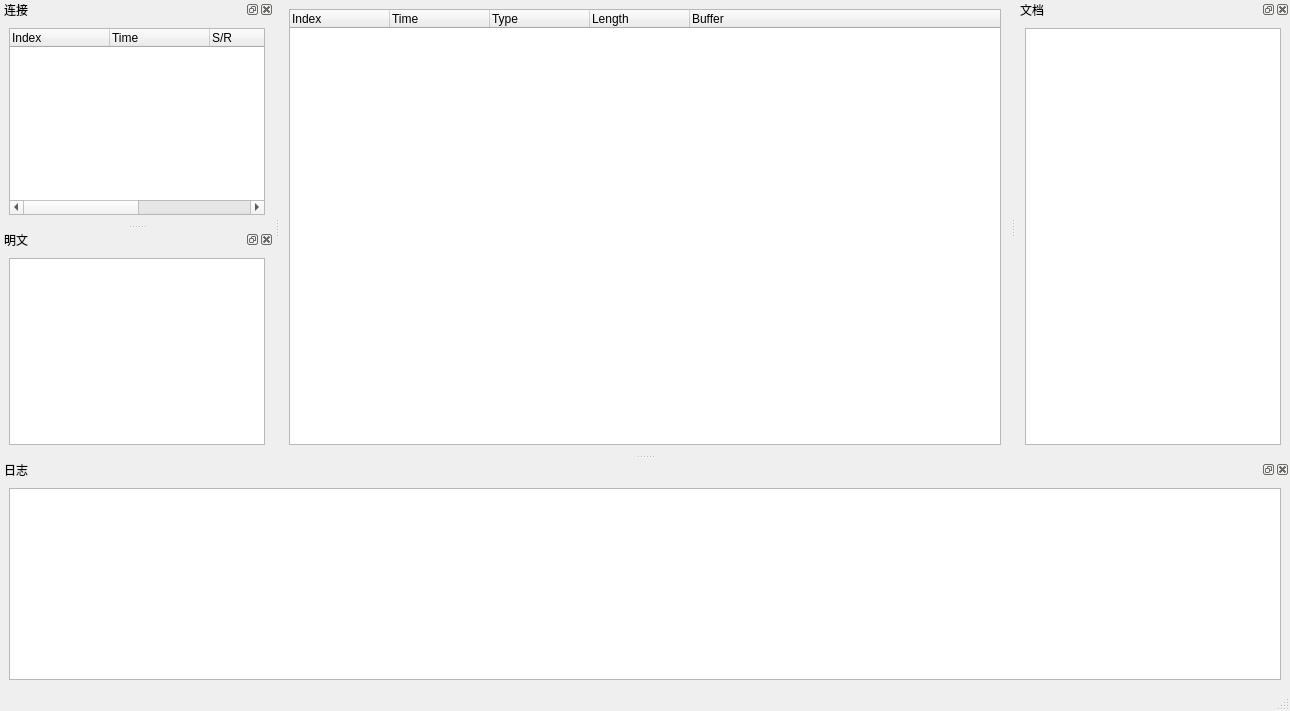
<?xml version="1.0" encoding="UTF-8"?>
<ui version="4.0">
 <class>MainWindow</class>
 <widget class="QMainWindow" name="MainWindow">
  <property name="geometry">
   <rect>
    <x>0</x>
    <y>0</y>
    <width>1290</width>
    <height>711</height>
   </rect>
  </property>
  <property name="baseSize">
   <size>
    <width>13767</width>
    <height>31751</height>
   </size>
  </property>
  <property name="windowTitle">
   <string>MainWindow</string>
  </property>
  <property name="styleSheet">
   <string notr="true"/>
  </property>
  <widget class="QWidget" name="centralwidget">
   <layout class="QGridLayout" name="gridLayout_3">
    <item row="0" column="1">
     <widget class="QTreeWidget" name="treeWidget_main">
      <column>
       <property name="text">
        <string>Index</string>
       </property>
      </column>
      <column>
       <property name="text">
        <string>Time</string>
       </property>
      </column>
      <column>
       <property name="text">
        <string>Type</string>
       </property>
      </column>
      <column>
       <property name="text">
        <string>Length</string>
       </property>
      </column>
      <column>
       <property name="text">
        <string>Buffer</string>
       </property>
      </column>
     </widget>
    </item>
   </layout>
  </widget>
  <widget class="QMenuBar" name="menubar">
   <property name="geometry">
    <rect>
     <x>0</x>
     <y>0</y>
     <width>1290</width>
     <height>22</height>
    </rect>
   </property>
  </widget>
  <widget class="QStatusBar" name="statusbar"/>
  <widget class="QDockWidget" name="dockWidget">
   <property name="styleSheet">
    <string notr="true">selection-background-color: rgb(222, 222, 222);</string>
   </property>
   <property name="windowTitle">
    <string>连接</string>
   </property>
   <attribute name="dockWidgetArea">
    <number>1</number>
   </attribute>
   <widget class="QWidget" name="dockWidgetContents">
    <layout class="QGridLayout" name="gridLayout_2">
     <item row="0" column="0">
      <widget class="QTreeWidget" name="treeWidget_link">
       <column>
        <property name="text">
         <string>Index</string>
        </property>
       </column>
       <column>
        <property name="text">
         <string>Time</string>
        </property>
       </column>
       <column>
        <property name="text">
         <string>S/R</string>
        </property>
       </column>
       <column>
        <property name="text">
         <string>Prot</string>
        </property>
       </column>
       <column>
        <property name="text">
         <string>Ip</string>
        </property>
       </column>
      </widget>
     </item>
    </layout>
   </widget>
  </widget>
  <widget class="QDockWidget" name="dockWidget_2">
   <property name="windowTitle">
    <string>明文</string>
   </property>
   <attribute name="dockWidgetArea">
    <number>1</number>
   </attribute>
   <widget class="QWidget" name="dockWidgetContents_2">
    <layout class="QGridLayout" name="gridLayout">
     <item row="0" column="0">
      <widget class="QTextEdit" name="textEdit_2"/>
     </item>
    </layout>
   </widget>
  </widget>
  <widget class="QDockWidget" name="dockWidget_3">
   <property name="styleSheet">
    <string notr="true"/>
   </property>
   <property name="windowTitle">
    <string>文档</string>
   </property>
   <attribute name="dockWidgetArea">
    <number>2</number>
   </attribute>
   <widget class="QWidget" name="dockWidgetContents_3">
    <layout class="QGridLayout" name="gridLayout_4">
     <item row="0" column="0">
      <widget class="QTextEdit" name="textEdit_doc"/>
     </item>
    </layout>
   </widget>
  </widget>
  <widget class="QDockWidget" name="dockWidget_4">
   <property name="windowTitle">
    <string>日志</string>
   </property>
   <attribute name="dockWidgetArea">
    <number>8</number>
   </attribute>
   <widget class="QWidget" name="dockWidgetContents_5">
    <layout class="QGridLayout" name="gridLayout_5">
     <item row="0" column="0">
      <widget class="QListWidget" name="listWidget_log"/>
     </item>
    </layout>
   </widget>
  </widget>
 </widget>
 <resources/>
 <connections/>
</ui>
